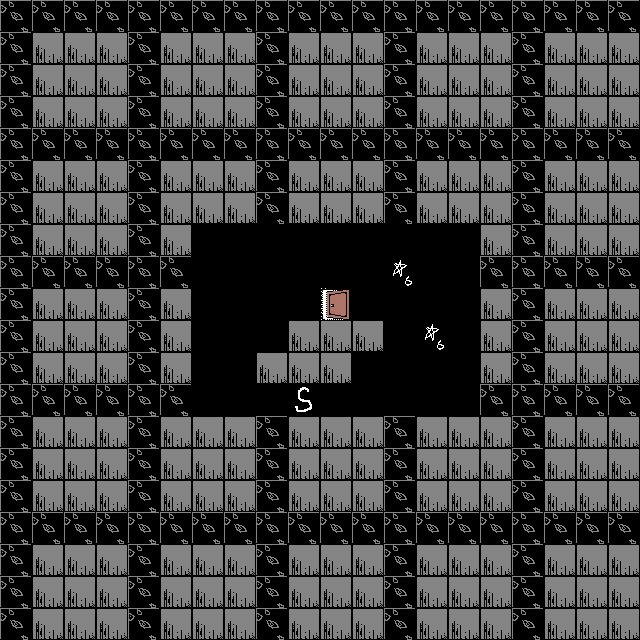

Tiled map render using the project's own tile images. Description and the map definition, with tile-layer contents summarised, below:
An orthogonal 20x20 tile map with 32x32 px tiles, 2 tile layers (ground, chara).

<map version="1.0" orientation="orthogonal" width="20" height="20" tilewidth="32" tileheight="32">
 <tileset firstgid="1" name="map" tilewidth="32" tileheight="32">
  <image source="map.png" trans="ff00ff" width="256" height="256" />
  <terraintypes>
   <terrain name="�������Ϸ�" tile="-1" />
  </terraintypes>
 </tileset>
 <layer name="ground" width="20" height="20">
  <data>[400 cells, 353 non-empty, 3 distinct tile ids]</data>
 </layer>
 <layer name="chara" width="20" height="20">
  <data>[400 cells, 3 non-empty, 2 distinct tile ids]</data>
 </layer>
</map>
